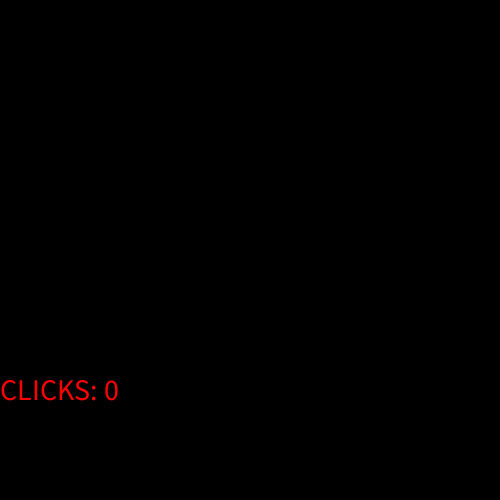
Frame 1 (no input)
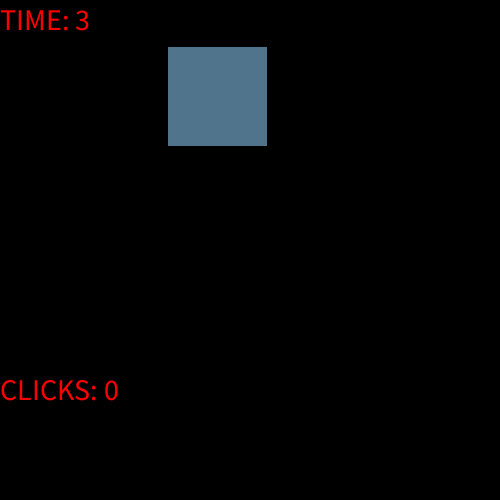
Frame 60 (the mouse pressed at the canvas centre just before this capture)
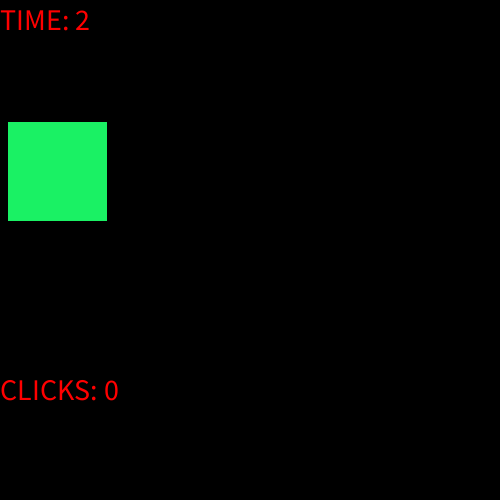
Frame 120 (the mouse held since frame 60 and released just before this capture)

The Processing sketch that drew these frames (run headless with seeded random() and noise(); from frame 60 on, the mouse is pressed at the canvas centre):

// Processing sketch: processing_116053
// ── processing_116053.pde

float timer = 5;
int clickCount = 0;
int gameState = 0;

float rectX = 0;
float rectY = 0;
float rectSize = 100;
color rectColor;
float rectTimer = 0;

int PLAY_STATE = 0;
int GAMEOVER_STATE = 1;
int WIN_STATE = 2;
int WINNING_CLICK_COUNT = 10;

void setup()
{
  size(500, 500);
}

void draw()
{
  timer -= 0.0167;
  
  if (gameState == PLAY_STATE)
  {
    background(0);
    textSize(30);
    fill(255, 0, 0);
    text("TIME: " + (int)timer, 0, 30);
    text("CLICKS: " + clickCount, 0, 400);
    
    rectTimer += 0.0167;
    
    if (rectTimer > 0.5)
    {    
      rectColor = color(random(255), random(255), random(255));
      rectX = random(width);
      rectY = random(height);
      rectTimer = 0;
    }
    
    fill(rectColor);
    rect(rectX, rectY, rectSize, rectSize);
    
    if (timer < 0)
    {
      if (clickCount < WINNING_CLICK_COUNT)
      {
        gameState = GAMEOVER_STATE;
      }
      else
      {
        gameState = WIN_STATE;
      }
    }
  }
  
  if (gameState == WIN_STATE)
  {
    background(255);
    fill(0, 255, 0);
    text("YOU WON!!!!", 0, 30);
  }
  if (gameState == GAMEOVER_STATE)
  {
    background(255, 0, 0);
    fill(0);
    text("YOU SUCK SO MUCH, ASSHOLE!!!!", 0, 30);
  }

}

void mouseReleased()
{
  if (gameState == PLAY_STATE)
  {
    if (mouseInRect(rectX, rectY, rectSize, rectSize) == true)
    {
      clickCount += 1;
    }
  }
}

boolean mouseInRect(float x, float y, float w, float h)
{
  if (mouseX > x  && mouseX < x + w && mouseY > y && mouseY < y + h)
  {
    return true;
  }
  else
  {
    return false;
  }
}
